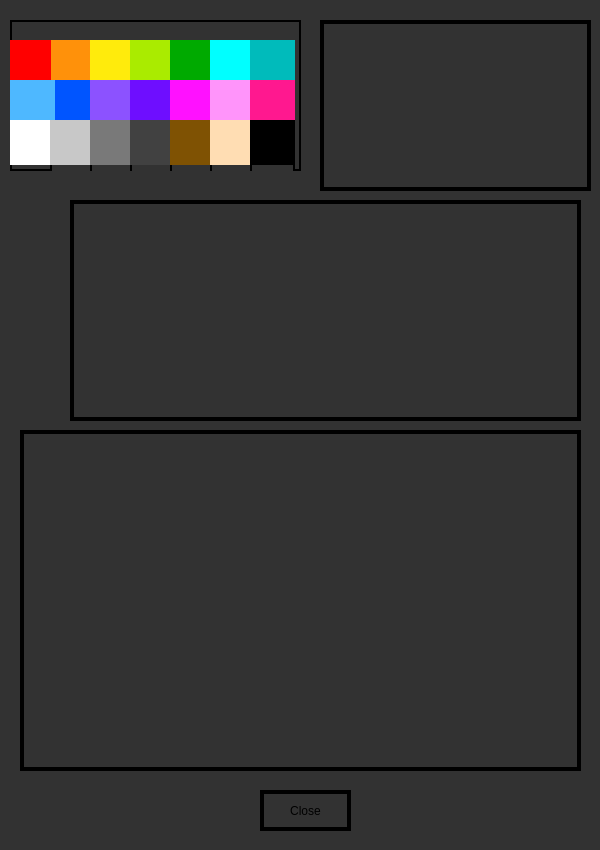
<?xml version="1.0" encoding="UTF-8"?>
<ui version="4.0">
 <class>Form</class>
 <widget class="QWidget" name="Form">
  <property name="geometry">
   <rect>
    <x>0</x>
    <y>0</y>
    <width>600</width>
    <height>850</height>
   </rect>
  </property>
  <property name="windowTitle">
   <string>Form</string>
  </property>
  <property name="autoFillBackground">
   <bool>false</bool>
  </property>
  <property name="styleSheet">
   <string notr="true">background-color: rgb(50, 50, 50);</string>
  </property>
  <widget class="QPushButton" name="btn_close">
   <property name="geometry">
    <rect>
     <x>260</x>
     <y>790</y>
     <width>91</width>
     <height>41</height>
    </rect>
   </property>
   <property name="autoFillBackground">
    <bool>false</bool>
   </property>
   <property name="styleSheet">
    <string>border: 4px solid rgb(0, 0, 0);</string>
   </property>
   <property name="text">
    <string>Close</string>
   </property>
  </widget>
  <widget class="QFrame" name="frame">
   <property name="geometry">
    <rect>
     <x>10</x>
     <y>20</y>
     <width>291</width>
     <height>151</height>
    </rect>
   </property>
   <property name="styleSheet">
    <string notr="true">border: 2px solid rgb(0, 0, 0);</string>
   </property>
   <property name="frameShape">
    <enum>QFrame::Shape::StyledPanel</enum>
   </property>
   <property name="frameShadow">
    <enum>QFrame::Shadow::Raised</enum>
   </property>
   <widget class="QPushButton" name="Orange">
    <property name="geometry">
     <rect>
      <x>40</x>
      <y>20</y>
      <width>45</width>
      <height>41</height>
     </rect>
    </property>
    <property name="autoFillBackground">
     <bool>false</bool>
    </property>
    <property name="styleSheet">
     <string notr="true">QPushButton {
    background-color: rgb(255, 145, 10);
    border: 0px solid black;
}
</string>
    </property>
    <property name="text">
     <string/>
    </property>
   </widget>
   <widget class="QPushButton" name="Yellow">
    <property name="geometry">
     <rect>
      <x>80</x>
      <y>20</y>
      <width>45</width>
      <height>45</height>
     </rect>
    </property>
    <property name="autoFillBackground">
     <bool>false</bool>
    </property>
    <property name="styleSheet">
     <string notr="true">QPushButton {
    background-color: rgb(255, 235, 12);
    border: 0px solid black;
}
</string>
    </property>
    <property name="text">
     <string/>
    </property>
   </widget>
   <widget class="QPushButton" name="Lime">
    <property name="geometry">
     <rect>
      <x>120</x>
      <y>20</y>
      <width>45</width>
      <height>45</height>
     </rect>
    </property>
    <property name="autoFillBackground">
     <bool>false</bool>
    </property>
    <property name="styleSheet">
     <string notr="true">QPushButton {
    background-color: rgb(170, 235, 0);
    border: 0px solid black;
}
</string>
    </property>
    <property name="text">
     <string/>
    </property>
   </widget>
   <widget class="QPushButton" name="Green">
    <property name="geometry">
     <rect>
      <x>160</x>
      <y>20</y>
      <width>45</width>
      <height>45</height>
     </rect>
    </property>
    <property name="autoFillBackground">
     <bool>false</bool>
    </property>
    <property name="styleSheet">
     <string notr="true">QPushButton {
    background-color: rgb(0, 170, 0);
    border: 0px solid black;
}
</string>
    </property>
    <property name="text">
     <string/>
    </property>
   </widget>
   <widget class="QPushButton" name="Cyan">
    <property name="geometry">
     <rect>
      <x>200</x>
      <y>20</y>
      <width>45</width>
      <height>45</height>
     </rect>
    </property>
    <property name="autoFillBackground">
     <bool>false</bool>
    </property>
    <property name="styleSheet">
     <string notr="true">QPushButton {
    background-color: rgb(0, 255, 255);
    border: 0px solid black;
}
</string>
    </property>
    <property name="text">
     <string/>
    </property>
   </widget>
   <widget class="QPushButton" name="Teal">
    <property name="geometry">
     <rect>
      <x>240</x>
      <y>20</y>
      <width>45</width>
      <height>45</height>
     </rect>
    </property>
    <property name="autoFillBackground">
     <bool>false</bool>
    </property>
    <property name="styleSheet">
     <string notr="true">QPushButton {
    background-color: rgb(0, 187, 187);
    border: 0px solid black;

}</string>
    </property>
    <property name="text">
     <string/>
    </property>
   </widget>
   <widget class="QPushButton" name="Red_14">
    <property name="geometry">
     <rect>
      <x>40</x>
      <y>140</y>
      <width>45</width>
      <height>45</height>
     </rect>
    </property>
    <property name="autoFillBackground">
     <bool>false</bool>
    </property>
    <property name="styleSheet">
     <string notr="true"/>
    </property>
    <property name="text">
     <string/>
    </property>
   </widget>
   <widget class="QPushButton" name="Red_17">
    <property name="geometry">
     <rect>
      <x>80</x>
      <y>140</y>
      <width>45</width>
      <height>45</height>
     </rect>
    </property>
    <property name="autoFillBackground">
     <bool>false</bool>
    </property>
    <property name="styleSheet">
     <string notr="true"/>
    </property>
    <property name="text">
     <string/>
    </property>
   </widget>
   <widget class="QPushButton" name="Red_20">
    <property name="geometry">
     <rect>
      <x>120</x>
      <y>140</y>
      <width>45</width>
      <height>45</height>
     </rect>
    </property>
    <property name="autoFillBackground">
     <bool>false</bool>
    </property>
    <property name="styleSheet">
     <string notr="true"/>
    </property>
    <property name="text">
     <string/>
    </property>
   </widget>
   <widget class="QPushButton" name="Red_23">
    <property name="geometry">
     <rect>
      <x>160</x>
      <y>140</y>
      <width>45</width>
      <height>45</height>
     </rect>
    </property>
    <property name="autoFillBackground">
     <bool>false</bool>
    </property>
    <property name="styleSheet">
     <string notr="true"/>
    </property>
    <property name="text">
     <string/>
    </property>
   </widget>
   <widget class="QPushButton" name="Red_26">
    <property name="geometry">
     <rect>
      <x>200</x>
      <y>140</y>
      <width>45</width>
      <height>45</height>
     </rect>
    </property>
    <property name="autoFillBackground">
     <bool>false</bool>
    </property>
    <property name="styleSheet">
     <string notr="true"/>
    </property>
    <property name="text">
     <string/>
    </property>
   </widget>
   <widget class="QPushButton" name="Red_29">
    <property name="geometry">
     <rect>
      <x>240</x>
      <y>140</y>
      <width>45</width>
      <height>45</height>
     </rect>
    </property>
    <property name="autoFillBackground">
     <bool>false</bool>
    </property>
    <property name="styleSheet">
     <string notr="true"/>
    </property>
    <property name="text">
     <string/>
    </property>
   </widget>
   <widget class="QPushButton" name="Red">
    <property name="geometry">
     <rect>
      <x>0</x>
      <y>20</y>
      <width>41</width>
      <height>41</height>
     </rect>
    </property>
    <property name="autoFillBackground">
     <bool>false</bool>
    </property>
    <property name="styleSheet">
     <string notr="true">QPushButton {
    background-color: rgb(255, 0, 0);
    border: 0px solid black;
}</string>
    </property>
    <property name="text">
     <string/>
    </property>
   </widget>
   <widget class="QPushButton" name="Red_3">
    <property name="geometry">
     <rect>
      <x>40</x>
      <y>60</y>
      <width>45</width>
      <height>45</height>
     </rect>
    </property>
    <property name="autoFillBackground">
     <bool>false</bool>
    </property>
    <property name="styleSheet">
     <string notr="true">QPushButton {
    background-color: rgb(0, 85, 255);
    border: 0px solid black;
}
</string>
    </property>
    <property name="text">
     <string/>
    </property>
   </widget>
   <widget class="QPushButton" name="Red_4">
    <property name="geometry">
     <rect>
      <x>0</x>
      <y>60</y>
      <width>45</width>
      <height>45</height>
     </rect>
    </property>
    <property name="autoFillBackground">
     <bool>false</bool>
    </property>
    <property name="styleSheet">
     <string notr="true">QPushButton {
    background-color: rgb(78, 184, 255);
    border: 0px solid black;
}</string>
    </property>
    <property name="text">
     <string/>
    </property>
   </widget>
   <widget class="QPushButton" name="Red_15">
    <property name="geometry">
     <rect>
      <x>80</x>
      <y>60</y>
      <width>45</width>
      <height>45</height>
     </rect>
    </property>
    <property name="autoFillBackground">
     <bool>false</bool>
    </property>
    <property name="styleSheet">
     <string notr="true">QPushButton {
    background-color: rgb(140, 82, 255);
    border: 0px solid black;
}</string>
    </property>
    <property name="text">
     <string/>
    </property>
   </widget>
   <widget class="QPushButton" name="Red_18">
    <property name="geometry">
     <rect>
      <x>120</x>
      <y>60</y>
      <width>45</width>
      <height>45</height>
     </rect>
    </property>
    <property name="autoFillBackground">
     <bool>false</bool>
    </property>
    <property name="styleSheet">
     <string notr="true">QPushButton {
    background-color: rgb(110, 14, 255);
    border: 0px solid black;
}</string>
    </property>
    <property name="text">
     <string/>
    </property>
   </widget>
   <widget class="QPushButton" name="Red_21">
    <property name="geometry">
     <rect>
      <x>160</x>
      <y>60</y>
      <width>45</width>
      <height>45</height>
     </rect>
    </property>
    <property name="autoFillBackground">
     <bool>false</bool>
    </property>
    <property name="styleSheet">
     <string notr="true">QPushButton {
    background-color: rgb(255, 17, 255);
    border: 0px solid black;
}</string>
    </property>
    <property name="text">
     <string/>
    </property>
   </widget>
   <widget class="QPushButton" name="Red_24">
    <property name="geometry">
     <rect>
      <x>200</x>
      <y>60</y>
      <width>45</width>
      <height>45</height>
     </rect>
    </property>
    <property name="autoFillBackground">
     <bool>false</bool>
    </property>
    <property name="styleSheet">
     <string notr="true">QPushButton {
    background-color: rgb(255, 148, 250);
    border: 0px solid black;
}</string>
    </property>
    <property name="text">
     <string/>
    </property>
   </widget>
   <widget class="QPushButton" name="Red_27">
    <property name="geometry">
     <rect>
      <x>240</x>
      <y>60</y>
      <width>45</width>
      <height>45</height>
     </rect>
    </property>
    <property name="autoFillBackground">
     <bool>false</bool>
    </property>
    <property name="styleSheet">
     <string notr="true">QPushButton {
    background-color: rgb(255, 24, 143);
    border: 0px solid black;
}</string>
    </property>
    <property name="text">
     <string/>
    </property>
   </widget>
   <widget class="QPushButton" name="Red_11">
    <property name="geometry">
     <rect>
      <x>0</x>
      <y>100</y>
      <width>45</width>
      <height>45</height>
     </rect>
    </property>
    <property name="autoFillBackground">
     <bool>false</bool>
    </property>
    <property name="styleSheet">
     <string notr="true">QPushButton {
    background-color: rgb(255, 255, 255);
    border: 0px solid black;
}</string>
    </property>
    <property name="text">
     <string/>
    </property>
   </widget>
   <widget class="QPushButton" name="Red_13">
    <property name="geometry">
     <rect>
      <x>40</x>
      <y>100</y>
      <width>45</width>
      <height>45</height>
     </rect>
    </property>
    <property name="autoFillBackground">
     <bool>false</bool>
    </property>
    <property name="styleSheet">
     <string notr="true">QPushButton {
    background-color: rgb(200, 200, 200);
    border: 0px solid black;
}
</string>
    </property>
    <property name="text">
     <string/>
    </property>
   </widget>
   <widget class="QPushButton" name="Red_16">
    <property name="geometry">
     <rect>
      <x>80</x>
      <y>100</y>
      <width>45</width>
      <height>45</height>
     </rect>
    </property>
    <property name="autoFillBackground">
     <bool>false</bool>
    </property>
    <property name="styleSheet">
     <string notr="true">QPushButton {
    background-color: rgb(121, 121, 121);
    border: 0px solid black;
}</string>
    </property>
    <property name="text">
     <string/>
    </property>
   </widget>
   <widget class="QPushButton" name="Red_19">
    <property name="geometry">
     <rect>
      <x>120</x>
      <y>100</y>
      <width>45</width>
      <height>45</height>
     </rect>
    </property>
    <property name="autoFillBackground">
     <bool>false</bool>
    </property>
    <property name="styleSheet">
     <string notr="true">QPushButton {
    background-color: rgb(65, 65, 65);
    border: 0px solid black;
}</string>
    </property>
    <property name="text">
     <string/>
    </property>
   </widget>
   <widget class="QPushButton" name="Red_22">
    <property name="geometry">
     <rect>
      <x>160</x>
      <y>100</y>
      <width>45</width>
      <height>45</height>
     </rect>
    </property>
    <property name="autoFillBackground">
     <bool>false</bool>
    </property>
    <property name="styleSheet">
     <string notr="true">QPushButton {
    background-color: rgb(127, 82, 3);
    border: 0px solid black;
}</string>
    </property>
    <property name="text">
     <string/>
    </property>
   </widget>
   <widget class="QPushButton" name="Red_25">
    <property name="geometry">
     <rect>
      <x>200</x>
      <y>100</y>
      <width>45</width>
      <height>45</height>
     </rect>
    </property>
    <property name="autoFillBackground">
     <bool>false</bool>
    </property>
    <property name="styleSheet">
     <string notr="true">QPushButton {
    background-color: rgb(255, 221, 179);
    border: 0px solid black;
}
</string>
    </property>
    <property name="text">
     <string/>
    </property>
   </widget>
   <widget class="QPushButton" name="Red_28">
    <property name="geometry">
     <rect>
      <x>240</x>
      <y>100</y>
      <width>45</width>
      <height>45</height>
     </rect>
    </property>
    <property name="autoFillBackground">
     <bool>false</bool>
    </property>
    <property name="styleSheet">
     <string notr="true">QPushButton {
    background-color: rgb(0, 0, 0);
    border: 0px solid black;
}</string>
    </property>
    <property name="text">
     <string/>
    </property>
   </widget>
  </widget>
  <widget class="QFrame" name="frame_2">
   <property name="geometry">
    <rect>
     <x>320</x>
     <y>20</y>
     <width>271</width>
     <height>171</height>
    </rect>
   </property>
   <property name="styleSheet">
    <string notr="true">border: 4px solid rgb(0, 0, 0);</string>
   </property>
   <property name="frameShape">
    <enum>QFrame::Shape::StyledPanel</enum>
   </property>
   <property name="frameShadow">
    <enum>QFrame::Shadow::Raised</enum>
   </property>
  </widget>
  <widget class="QFrame" name="frame_3">
   <property name="geometry">
    <rect>
     <x>70</x>
     <y>200</y>
     <width>511</width>
     <height>221</height>
    </rect>
   </property>
   <property name="styleSheet">
    <string notr="true">border: 4px solid rgb(0, 0, 0);</string>
   </property>
   <property name="frameShape">
    <enum>QFrame::Shape::StyledPanel</enum>
   </property>
   <property name="frameShadow">
    <enum>QFrame::Shadow::Raised</enum>
   </property>
  </widget>
  <widget class="QFrame" name="frame_4">
   <property name="geometry">
    <rect>
     <x>20</x>
     <y>430</y>
     <width>561</width>
     <height>341</height>
    </rect>
   </property>
   <property name="styleSheet">
    <string notr="true">border: 4px solid rgb(0, 0, 0);</string>
   </property>
   <property name="frameShape">
    <enum>QFrame::Shape::StyledPanel</enum>
   </property>
   <property name="frameShadow">
    <enum>QFrame::Shadow::Raised</enum>
   </property>
  </widget>
 </widget>
 <tabstops>
  <tabstop>btn_close</tabstop>
 </tabstops>
 <resources/>
 <connections/>
</ui>
